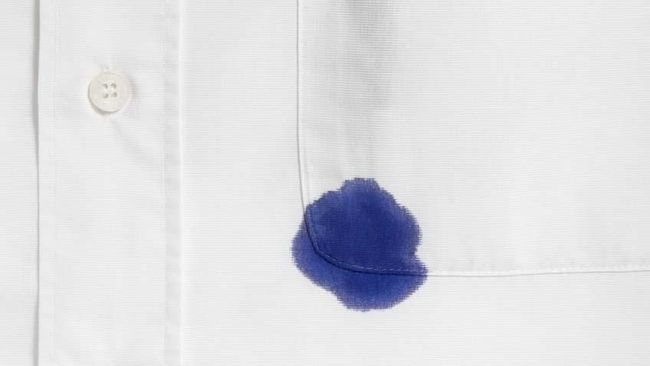
%> input picture baju.jpeg, 650 x 366 px
$ octave segmentasi_objek.m   (GNU Octave 9; MATLAB toolbox functions it lacks are replaced by stand-ins)
%> lines starting %> are read from the running program, lines starting %| are printed output that depends on the picture; in (x1, y1, x2, y2) boxes, pixels count from 0 and x2, y2 are one past the last pixel; in counts of white or black regions, pixels touching at a corner belong together; the program's own positions count from 1
clc; clear; close all; warning off all;

Img = imread('baju.jpeg');
%> Img is the input picture: size 366x650x3 uint8; mean R, G, B 222.2, 222.7, 226.2
figure, imshow(Img);

Lab= rgb2lab(Img);
%> Lab: size 366x650x3 double; mean of channels 1, 2, 3 88.6, 0.9, -2
%figure, imshow(Lab);

ab = double(Lab(:,:,2:3));
nrows = size(ab,1);
%> nrows = 366
ncols=size(ab,2);
%> ncols = 650
ab=reshape(ab, nrows*ncols, 2);

numberOfClasses=2;
indexes = kmeans(ab,numberOfClasses);
classImage = reshape(indexes, nrows, ncols);
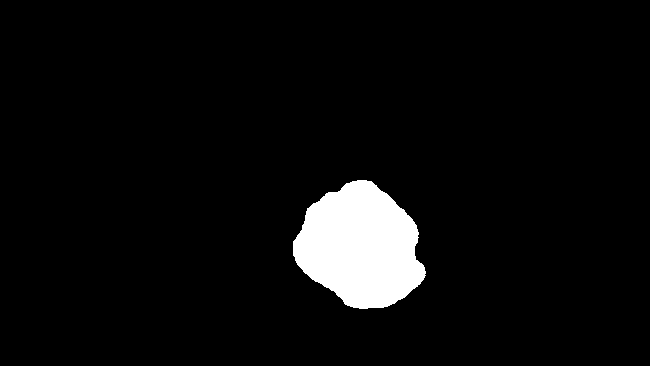
%> classImage: size 366x650 double; values 1 (black) and 2 (white), 5.1% white; 1 white region, box (x1, y1, x2, y2) and area: (293, 180, 426, 309) 12044
%figure, imshow(classImage, []);

area = zeros(numberOfClasses, 1);
for n=1:numberOfClasses
    area (n)= sum(sum(classImage==n));
end
%> after the loop, area = [225856; 12044]

[~, min_area]=min(area);
%> min_area = 2
bw=classImage==min_area;
%figure,imshow(bw);

R=Img(:,:,1);
G=Img(:,:,2);
B=Img(:,:,3);
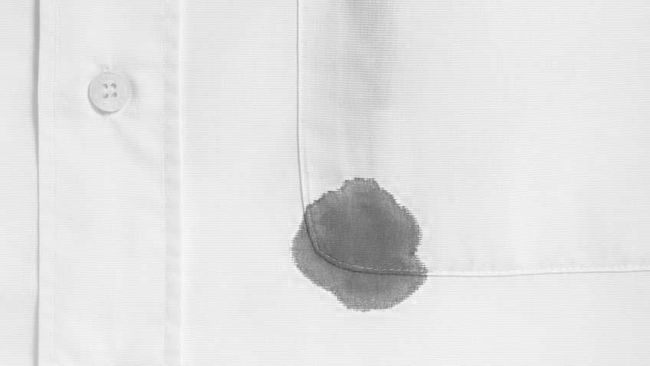
%> B: size 366x650 uint8; min 74, max 255, mean 226.2

bw2=~imbinarize(B);
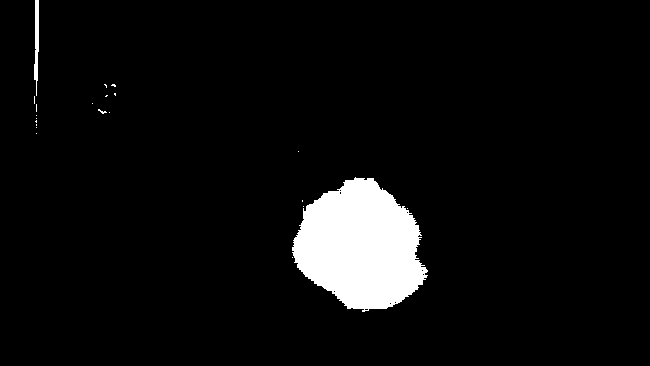
%> bw2: size 366x650 logical; 5.5% white; 22 white regions (20 under 20 px), largest, box (x1, y1, x2, y2) and area: (292, 177, 428, 312) 12647, (34, 0, 39, 96) 324
%figure, imshow(bw2);

bw3 = bwareaopen(bw2,500);
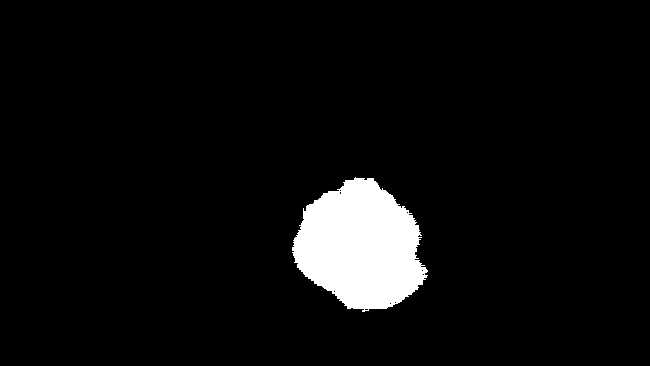
%> bw3: size 366x650 logical; 5.3% white; 1 white region, box (x1, y1, x2, y2) and area: (292, 177, 428, 312) 12647
%figure, imshow(bw3);

R(~bw3)=0;
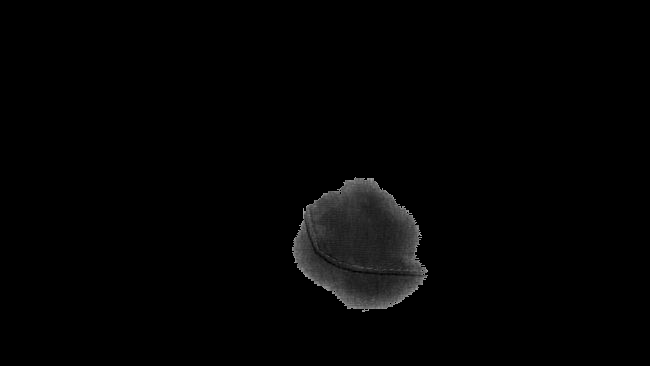
%> R: size 366x650 uint8; min 0, max 165, mean 3.1
G(~bw3)=0;
B(~bw3)=0;
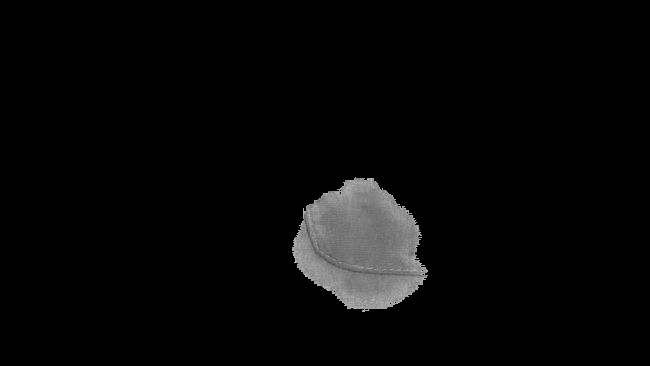
%> B: size 366x650 uint8; min 0, max 182, mean 7.1
RGB = cat(3,R,G,B);
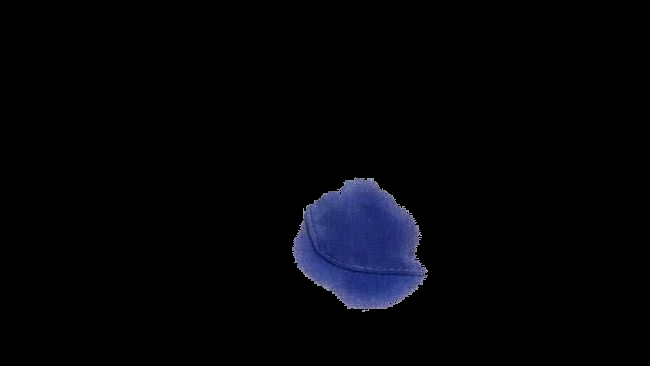
%> RGB: size 366x650x3 uint8; mean R, G, B 3.1, 3.6, 7.1
figure,imshow(RGB)
